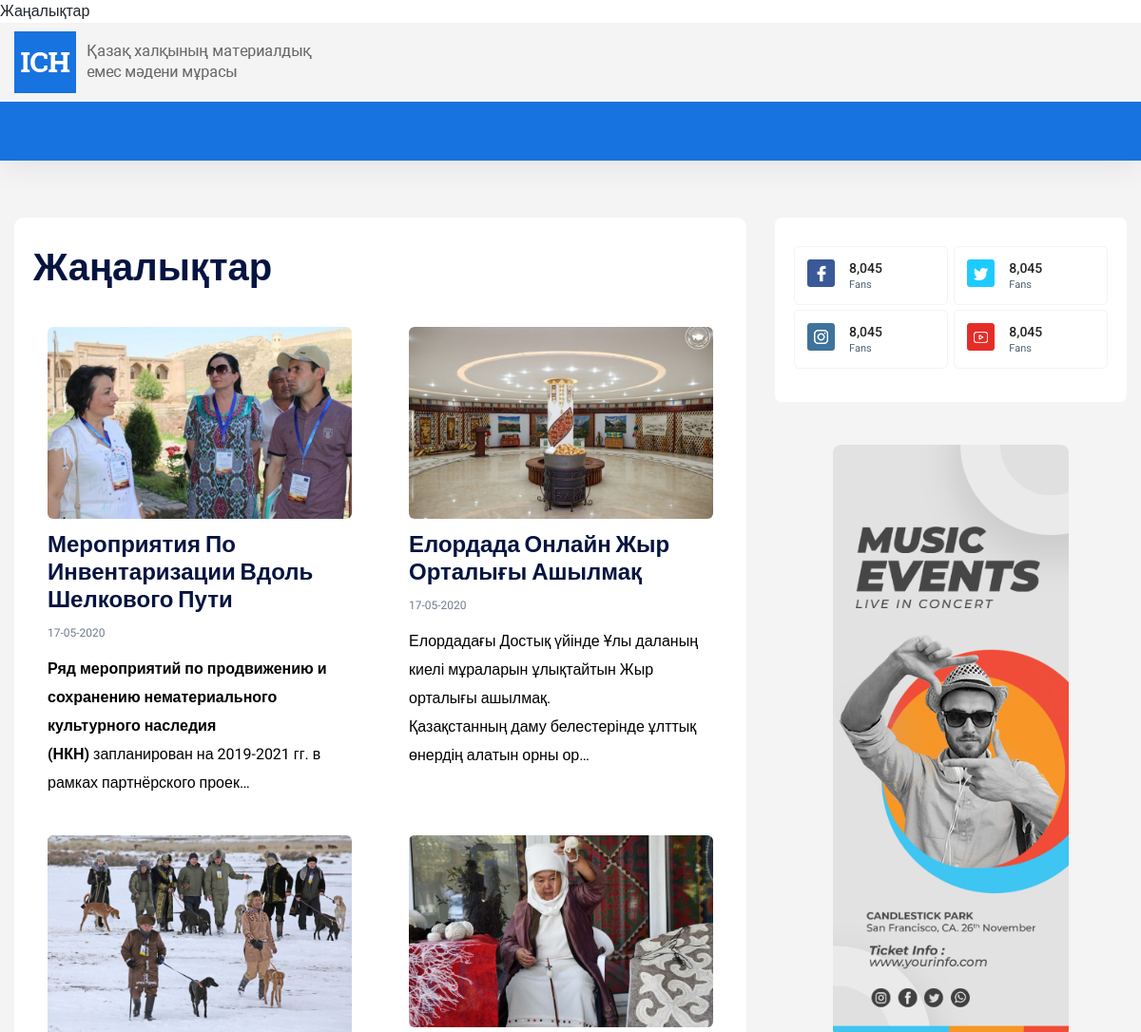
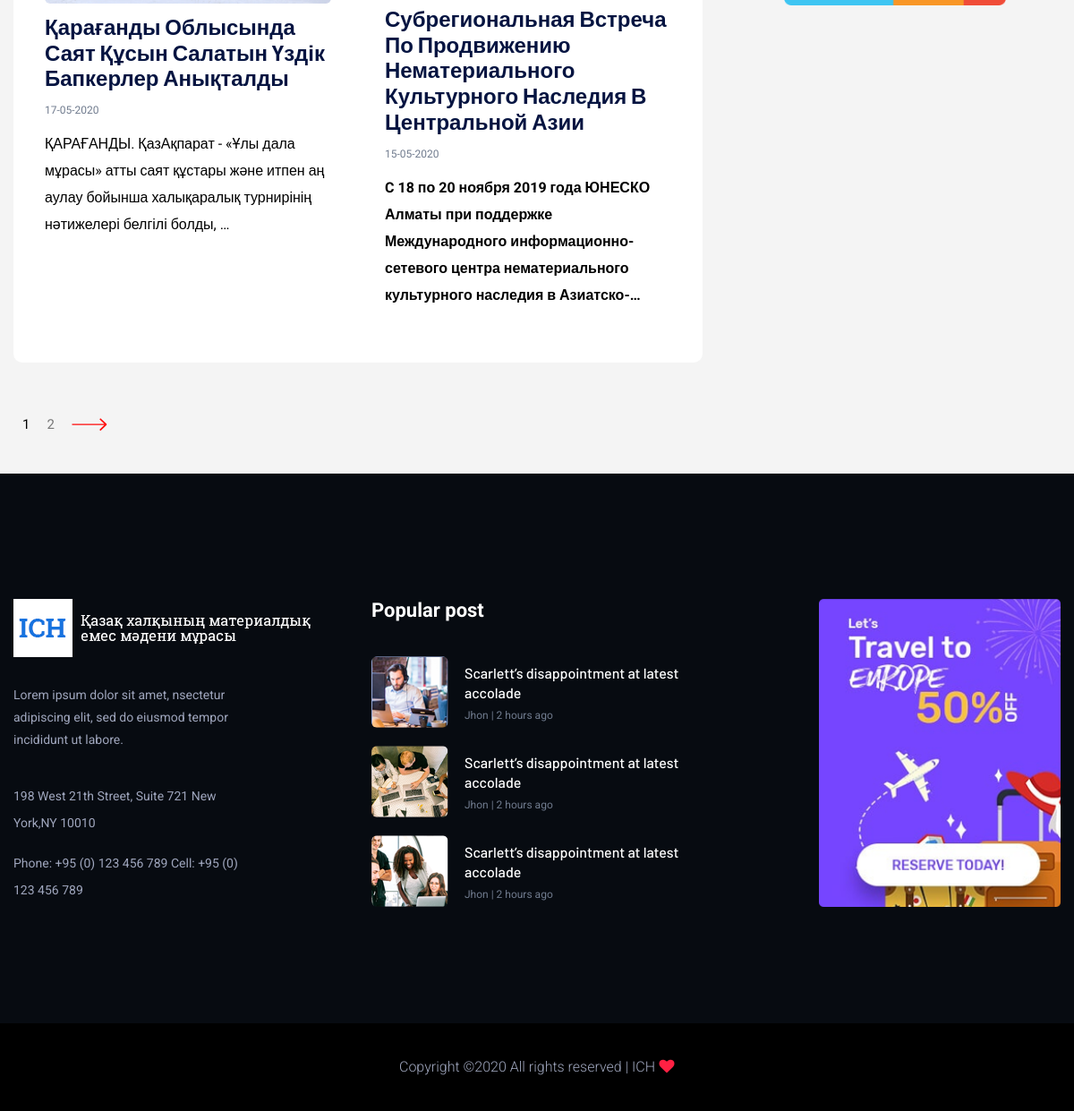
Page /news/ on the committed database (2 pictures, top to bottom).
### blog/models.py (models this page shows)
class Post(models.Model):
    title = models.CharField("Заголовок", max_length=500)
    slug = models.SlugField("url", max_length=100, unique=True)
    text = models.TextField("Содержание")
    created_date = models.DateTimeField("Дата создания", auto_now_add=True)
    edit_date = models.DateTimeField(
        "Дата редактирования",
        default=timezone.now,
        blank=True,
        null=True
    )
    published_date = models.DateTimeField(
        "Дата публикации",
        default=timezone.now,
        blank=True,
        null=True
    )
    image = models.ImageField("Главная фотография", upload_to="post/")
    category = models.ForeignKey(
        Category,
        verbose_name="Категория",
        on_delete=models.CASCADE,
        null=True
    )
    published = models.BooleanField("Опубликовать?", default=True)
    views = models.PositiveIntegerField("Просмотрено", default=0)
    class Meta:
        verbose_name = "Пост"
        verbose_name_plural = "Посты"
    class MPTTMeta:
        level_attr = 'mptt_level'
        order_insertion_by = ['title']

### blog/views.py (the view)
# urls.py: path('news/', News.as_view(), name='news'),
class News(ListView):
    model = Post
    template_name = 'blog/news.html'
    context_object_name = 'news'
    paginate_by = 4
    def get_context_data(self, *, object_list=None, **kwargs):
        context = super().get_context_data(**kwargs)
        return context
    def get_queryset(self):
        return  Post.objects.filter(published=True, published_date__lte=datetime.now(), category_id=3).order_by('-published_date')

### menu/templatetags/menu_tags.py (called while the page is built)
def get_menu_item(menu):
    return MenuItem.objects.filter(
            menu__name=menu,
            menu__published=True,
            published=True
        )

@register.inclusion_tag('inc/tags/base_tag.html', takes_context=True)
def menu_item(context, menu, template='inc/tags/menu/menu-item-tag.html'):
    return {
        "template": template,
        "items": get_menu_item(menu)
    }

### templates/blog/news.html (shortened to what this page needs)
{% extends 'base.html' %}
{% block content %}
    <div class="about-area2 gray-bg pt-60 pb-60">
        <div class="container">
            <div class="row">
                <div class="col-lg-8">
                    <div class="whats-news-wrapper">
                        <div class="row justify-content-between align-items-end mb-15">
                            <div class="col-xl-4">
                                <div class="section-tittle mb-30">
                                    <h3>Жаңалықтар</h3>
                                </div>
                            </div>
                        </div>
                        <div class="row">
                            <div class="col-12">
                                <div class="tab-content" id="nav-tabContent">
                                    <div class="tab-pane fade show active" id="nav-home" role="tabpanel"
                                         aria-labelledby="nav-home-tab">
                                        <div class="row">
                                            {% for n in news %}
                                                <div class="col-xl-6 col-lg-6 col-md-6">
                                                    <div class="whats-news-single mb-40 mb-40">
                                                        <div class="whates-img">
                                                            <img src="{{ n.image.url }}" alt="">
                                                        </div>
                                                        <div class="whates-caption whates-caption2">
                                                            <h4><a href="#">{{ n.title }}</a></h4>
                                                            <span>{{ n.published_date|date:"d-m-Y" }}</span>
                                                            {{ n.text|safe|truncatechars_html:150 }}
                                                        </div>
                                                    </div>
                                                </div>
                                            {% endfor %}
                                        </div>
                                    </div>
                                </div>
                            </div>
                        </div>
                    </div>
                </div>
                <div class="col-lg-4">
                    <div class="single-follow mb-45">
                        <div class="single-box">
                            <div class="follow-us d-flex align-items-center">
                                <div class="follow-social">
                                    <a href="#"><img src="assets/img/news/icon-fb.png" alt=""></a>
                                </div>
                                <div class="follow-count">
                                    <span>8,045</span>
                                    <p>Fans</p>
                                </div>
                            </div>
                            <div class="follow-us d-flex align-items-center">
                                <div class="follow-social">
                                    <a href="#"><img src="assets/img/news/icon-tw.png" alt=""></a>
                                </div>
                                <div class="follow-count">
                                    <span>8,045</span>
                                    <p>Fans</p>
                                </div>
                            </div>
                            <div class="follow-us d-flex align-items-center">
                                <div class="follow-social">
                                    <a href="#"><img src="assets/img/news/icon-ins.png" alt=""></a>
                                </div>
                                <div class="follow-count">
                                    <span>8,045</span>
                                    <p>Fans</p>
                                </div>
                            </div>
                            <div class="follow-us d-flex align-items-center">
                                <div class="follow-social">
                                    <a href="#"><img src="assets/img/news/icon-yo.png" alt=""></a>
                                </div>
                                <div class="follow-count">
                                    <span>8,045</span>
                                    <p>Fans</p>
                                </div>
                            </div>
                        </div>
                    </div>
                    <div class="news-poster d-none d-lg-block">
                        <img src="assets/img/news/news_card.jpg" alt="">
                    </div>
                </div>
            </div>
        </div>
    </div>
{% include 'blog/pagination.html' %}
{% endblock %}

### templates/base.html (shortened to what this page needs)
<!doctype html>
 {% load  static  %}
<html class="no-js" lang="zxx">
<head>
    <link rel="stylesheet" href="{% static 'css/bootstrap.min.css' %}">
    <link rel="stylesheet" href="{% static 'css/owl.carousel.min.css' %}">
    <link rel="stylesheet" href="{% static 'css/ticker-style.css' %}">
    <link rel="stylesheet" href="{% static 'css/flaticon.css' %}">
    <link rel="stylesheet" href="{% static 'css/slicknav.css' %}">
    <link rel="stylesheet" href="{% static 'css/animate.min.css' %}">
    <link rel="stylesheet" href="{% static 'css/magnific-popup.css' %}">
    <link rel="stylesheet" href="{% static 'css/fontawesome-all.min.css' %}">
    <link rel="stylesheet" href="{% static 'css/themify-icons.css' %}">
    <link rel="stylesheet" href="{% static 'css/slick.css' %}">
    <link rel="stylesheet" href="{% static 'css/nice-select.css' %}">
    <link rel="stylesheet" href="{% static 'css/style.css' %}">
</head>
<body>
<header>
    {% include 'inc/_nav.html' %}
</header>
<main>
{% block content %}
{% endblock %}
</main>
<footer>
    {% include 'inc/_footer.html' %}
</footer>
</body>
</html>

### templates/inc/_nav.html (shortened to what this page needs)
{% load menu_tags static %}
    <div class="header-area">
        <div class="main-header ">
            <div class="header-mid gray-bg">
                <div class="container">
                    <div class="row d-flex align-items-center">
                        <div class="col-xl-3 col-lg-3 col-md-3 d-none d-md-block">
                            <div class="logo">
                                <a href="index.html"><img src="{% static 'img/logo/logo.png' %}" alt=""></a>
                            </div>
                        </div>
                    </div>
                </div>
            </div>
            <div class="header-bottom header-sticky">
                <div class="container">
                    <div class="row align-items-center">
                        <div class="col-xl-12 col-lg-12 col-md-12 header-flex">
                            <div class="main-menu d-none d-md-block">
                                <nav>
                                    <ul id="navigation">
                                        {% menu_item menu='Main' %}
                                    </ul>
                                </nav>
                            </div>
                        </div>
                        <div class="col-12">
                        </div>
                    </div>
                </div>
            </div>
        </div>
    </div>

### templates/inc/tags/base_tag.html
{% extends template %}

### templates/inc/tags/menu/menu-item-tag.html (shortened to what this page needs)
{% load mptt_tags %}
<ul>
    {% recursetree items %}
        <li>
            {% if node.url %}
                <a class="" href="{{ node.url }}">{{ node.title }}</a>
            {% elif node.name %}
                <a class="" href="{{node.name}}">{{ node.title }}</a>
            {% else %}
                <a class="" href="{{ node.content_object.get_absolute_url }}">{{ node.title }}</a>
            {% endif %}
        </li>
    {% endrecursetree %}
</ul>

### templates/blog/pagination.html (shortened to what this page needs)
{% if page_obj.has_other_pages %}
    <div class="pagination-area  gray-bg pb-45">
        <div class="container">
            <div class="row">
                <div class="col-xl-12">
                    <div class="single-wrap">
                        <nav aria-label="Page navigation example">
                            <ul class="pagination justify-content-start">
                            {% for p in page_obj.paginator.page_range %}
                    {% if page_obj.number == p %}
                                <li class="page-item active"><a class="page-link" href="?page={{ p }}">{{ p }}</a></li>
                            {% elif p > page_obj.number|add:-3 and p < page_obj.number|add:3 %}
                                <li class="page-item"><a class="page-link" href="?page={{ p }}">{{ p }}</a></li>
                        {% endif %}
                    {% endfor %}
                               {% if page_obj.has_next %}
                            <li class="page-item"><a class="page-link" href="?page={{ page_obj.next_page_number }}">
                            </span></a></li>
                                   {% endif %}
                            </ul>
                        </nav>
                    </div>
                </div>
            </div>
        </div>
    </div>
 {% endif %}

### templates/inc/_footer.html
{% load static %}
    <div class="footer-main footer-bg">
        <div class="footer-area footer-padding">
            <div class="container">
                <div class="row d-flex justify-content-between">
                    <div class="col-xl-3 col-lg-3 col-md-5 col-sm-8">
                        <div class="single-footer-caption mb-50">
                            <div class="single-footer-caption mb-30">
                                <div class="footer-logo">
                                    <a href="index.html"><img src="{% static 'img/logo/logo2_footer.png' %}" alt=""></a>
                                </div>
                                <div class="footer-tittle">
                                    <div class="footer-pera">
                                        <p class="info1">Lorem ipsum dolor sit amet, nsectetur adipiscing elit, sed do eiusmod tempor incididunt ut labore.</p>
                                        <p class="info2">198 West 21th Street, Suite 721 New York,NY 10010</p>
                                        <p class="info2">Phone: +95 (0) 123 456 789 Cell: +95 (0) 123 456 789</p>
                                    </div>
                                </div>
                            </div>
                        </div>
                    </div>
                    <div class="col-xl-4 col-lg-4 col-md-5 col-sm-7">
                        <div class="single-footer-caption mb-50">
                            <div class="footer-tittle">
                                <h4>Popular post</h4>
                            </div>
                            <div class="whats-right-single mb-20">
                                <div class="whats-right-img">
                                    <img src="assets/img/gallery/footer_post1.png" alt="">
                                </div>
                                <div class="whats-right-cap">
                                    <h4><a href="latest_news.html">Scarlett’s disappointment at latest accolade</a></h4>
                                    <p>Jhon  |  2 hours ago</p>
                                </div>
                            </div>
                            <div class="whats-right-single mb-20">
                                <div class="whats-right-img">
                                    <img src="assets/img/gallery/footer_post2.png" alt="">
                                </div>
                                <div class="whats-right-cap">
                                    <h4><a href="latest_news.html">Scarlett’s disappointment at latest accolade</a></h4>
                                    <p>Jhon  |  2 hours ago</p>
                                </div>
                            </div>
                            <div class="whats-right-single mb-20">
                                <div class="whats-right-img">
                                    <img src="assets/img/gallery/footer_post3.png" alt="">
                                </div>
                                <div class="whats-right-cap">
                                    <h4><a href="latest_news.html">Scarlett’s disappointment at latest accolade</a></h4>
                                    <p>Jhon  |  2 hours ago</p>
                                </div>
                            </div>
                        </div>
                    </div>
                    <div class="col-xl-3 col-lg-3 col-md-5 col-sm-7">
                        <div class="single-footer-caption mb-50">
                            <div class="banner">
                                <img src="assets/img/gallery/body_card4.png" alt="">
                            </div>
                        </div>
                    </div>
                </div>
            </div>
        </div>
        <div class="footer-bottom-area footer-bg">
            <div class="container">
                <div class="footer-border">
                    <div class="row d-flex align-items-center">
                        <div class="col-xl-12 ">
                            <div class="footer-copy-right text-center">
                                <p>
  Copyright &copy;<script>document.write(new Date().getFullYear());</script> All rights reserved | ICH <i class="fa fa-heart" aria-hidden="true"></i></a>
  </p>
                            </div>
                        </div>
                    </div>
                </div>
            </div>
        </div>
    </div>

### rows in the picture
Post: image (picture), title "Мероприятия По Инвентаризации Вдоль Шелкового Пути", published_date "17-05-2020", text "Ряд мероприятий по продвижению и сохранению нематериального культурного наследия (НКН) запланирован на 2019-2021 гг. в рамках партнёрского проек…"
Post: image (picture), title "Елордада Онлайн Жыр Орталығы Ашылмақ", published_date "17-05-2020", text "Елордадағы Достық үйінде Ұлы даланың киелі мұраларын ұлықтайтын Жыр орталығы ашылмақ. Қазақстанның даму белестерінде ұлттық өнердің алатын орны ор…"
Post: image (picture), title "Қарағанды Облысында Саят Құсын Салатын Үздік Бапкерлер Анықталды", published_date "17-05-2020", text "ҚАРАҒАНДЫ. ҚазАқпарат - «Ұлы дала мұрасы» атты саят құстары және итпен аң аулау бойынша халықаралық турнирінің нәтижелері белгілі болды, …"
Post: image (picture), title "Субрегиональная Встреча По Продвижению Нематериального Культурного Наследия В Центральной Азии", published_date "15-05-2020", text "C 18 по 20 ноября 2019 года ЮНЕСКО Алматы при поддержке Международного информационно-сетевого центра нематериального культурного наследия в Азиатско-…"

### other values in the picture
{{ p }} "1"
{{ p }} "2"
